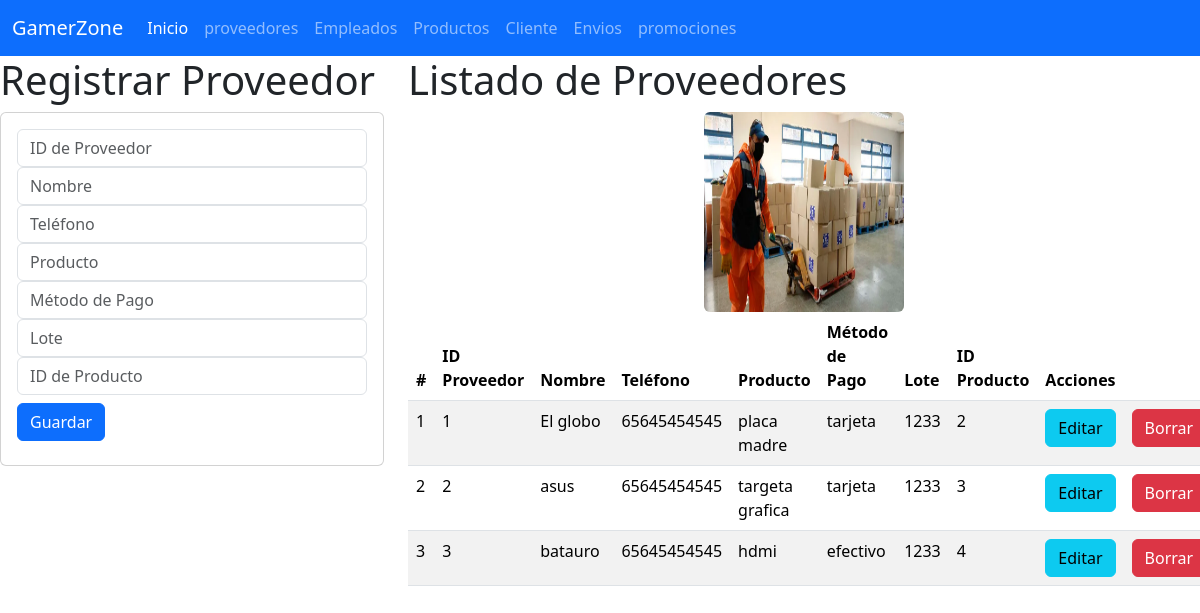
Screenshot of /inicio_vistaProveedor with the database file from the repository.
### Proveedores_app/models.py (models this page shows, shortened)
class Proveedor(models.Model):
    id_proveedor=models.IntegerField(primary_key=True)
    nombre=models.CharField(max_length=100)
    telefono= models.IntegerField()
    producto=models.CharField(max_length=100)
    metodo_pago=models.CharField(max_length=100)
    lote=models.CharField(max_length=100)
    id_producto=models.IntegerField()

### Proveedores_app/views.py (the view)
# urls.py: path("inicio_vistaProveedor", views.inicio_vistaProveedor, name="inicio_vistaProveedor"),
def inicio_vistaProveedor(request):
    losproveedores = Proveedor.objects.all()
    return render(request, "gestionarProveedor.html", {"misproveedores": losproveedores})

### Proveedores_app/templates/gestionarProveedor.html (shortened to what this page needs)
{% extends "base.html" %}
{% load static %}
{% block cuerpo %}
<div class="row">
    <div class="col-sm-12 col-md-4 col-lg-4 col-xl-4">
        <h1>Registrar Proveedor</h1>
        <div class="card">
            <div class="card-body">
                <form action="/registrarProveedor/" method="POST">
                    <div class="form-group">
                        <input type="number" id="txtid_proveedor" name="txtid_proveedor" class="form-control" placeholder="ID de Proveedor" required>
                    </div>
                    <div class="form-group">
                        <input type="text" id="txtnombre" name="txtnombre" class="form-control" placeholder="Nombre" maxLength="100" required>
                    </div>
                    <div class="form-group">
                        <input type="number" id="txttelefono" name="txttelefono" class="form-control" placeholder="Teléfono" required>
                    </div>
                    <div class="form-group">
                        <input type="text" id="txtproducto" name="txtproducto" class="form-control" placeholder="Producto" maxLength="100" required>
                    </div>
                    <div class="form-group">
                        <input type="text" id="txtmetodo_pago" name="txtmetodo_pago" class="form-control" placeholder="Método de Pago" maxLength="100" required>
                    </div>
                    <div class="form-group">
                        <input type="text" id="txtlote" name="txtlote" class="form-control" placeholder="Lote" maxLength="100" required>
                    </div>
                    <div class="form-group">
                        <input type="number" id="txtid_producto" name="txtid_producto" class="form-control" placeholder="ID de Producto" required>
                    </div>
                    <div class="form-group py-2">
                        <button type="submit" class="btn btn-primary">Guardar</button>
                    </div>
                </form>
            </div>
        </div>
    </div>
    <div class="col-sm-12 col-md-8 col-lg-8 col-xl-8">
        <h1>Listado de Proveedores</h1>
        <img class="rounded mx-auto d-block" src="{% static 'img/proveedor.jpg' %}" alt="alexis" style="width: 200px; height: 200px;" />
        <div class="table-responsive">
            <table class="table table-striped">
                <thead>
                    <tr>
                        <th scope="col">#</th>
                        <th scope="col">ID Proveedor</th>
                        <th scope="col">Nombre</th>
                        <th scope="col">Teléfono</th>
                        <th scope="col">Producto</th>
                        <th scope="col">Método de Pago</th>
                        <th scope="col">Lote</th>
                        <th scope="col">ID Producto</th>
                        <th colspan="2">Acciones</th>
                    </tr>
                </thead>
                <tbody>
                    {% for m in misproveedores %}
                    <tr>
                        <td>{{ forloop.counter }}</td>
                        <td>{{ m.id_proveedor }}</td>
                        <td>{{ m.nombre }}</td>
                        <td>{{ m.telefono }}</td>
                        <td>{{ m.producto }}</td>
                        <td>{{ m.metodo_pago }}</td>
                        <td>{{ m.lote }}</td>
                        <td>{{ m.id_producto }}</td>
                        <td><a href="seleccionarProveedor/{{ m.id_proveedor }}" class="btn btn-info">Editar</a></td>
                        <td><a href="borrarProveedor/{{ m.id_proveedor }}" class="btn btn-danger">Borrar</a></td>
                    </tr>
                    {% endfor %}
                </tbody>
            </table>
        </div>
    </div>
</div>
{% endblock %}

### rows the page displays
Proveedor: id_proveedor "1", nombre "El globo", telefono "65645454545", producto "placa madre", metodo_pago "tarjeta", lote "1233", id_producto "2"
Proveedor: id_proveedor "2", nombre "asus", telefono "65645454545", producto "targeta grafica", metodo_pago "tarjeta", lote "1233", id_producto "3"
Proveedor: id_proveedor "3", nombre "batauro", telefono "65645454545", producto "hdmi", metodo_pago "efectivo", lote "1233", id_producto "4"
